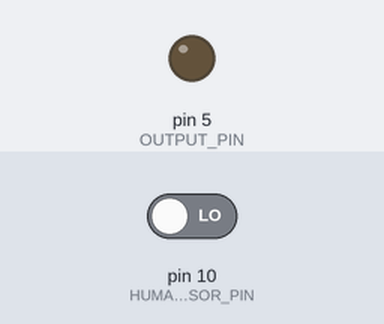
A sketch run on a simulated Arduino Uno, built with avr-gcc and run on an emulated ATmega328P. On the bench: output pins drawn as LEDs (lit = HIGH). The inputs (shaded band) are chosen by the test bench; at power-on: pin 10 (HUMAN_SENSOR_PIN) LOW. What the sketch prints to the serial monitor is not drawn.

Above: at 2.8 s.
2.9 s: pin 10 (HUMAN_SENSOR_PIN) driven HIGH
At 4.3 s:
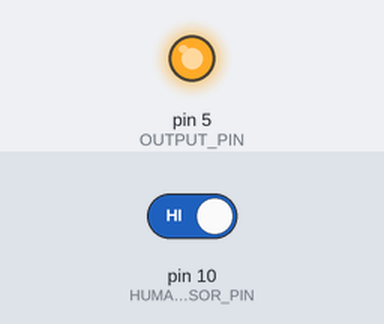
Timing chart, 0 to 5.9 s (numbered marks = the images above; inputs shaded):
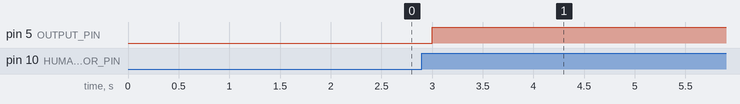

The sketch:

sketch_jul10a.ino
```cpp
// 引脚定义
#define HUMAN_SENSOR_PIN  10  // 人体传感器输入引脚改为GPIO10
#define OUTPUT_PIN        5   // 控制输出引脚GPIO5

// 计时变量
unsigned long leaveTime = 0;
bool isHumanDetected = false;
const unsigned long DELAY_SEC = 5000; // 离开延时5000ms=5秒

void setup() {
  Serial.begin(115200);
  pinMode(HUMAN_SENSOR_PIN, INPUT);
  pinMode(OUTPUT_PIN, OUTPUT);

  // 初始输出低电平
  digitalWrite(OUTPUT_PIN, LOW);
}

void loop() {
  int sensorVal = digitalRead(HUMAN_SENSOR_PIN);
  unsigned long now = millis();

  // 检测到有人
  if (sensorVal == HIGH) {
    isHumanDetected = true;
    leaveTime = now; // 刷新离开计时起点
    digitalWrite(OUTPUT_PIN, HIGH);
  }
  else { // 无人状态判断延时
    if (isHumanDetected) {
      // 已经离开超过5秒
      if (now - leaveTime >= DELAY_SEC) {
        digitalWrite(OUTPUT_PIN, LOW);
        isHumanDetected = false;
      }
    }
  }

  // 串口调试输出
  Serial.print("传感器值: ");
  Serial.print(sensorVal);
  Serial.print(" | 输出电平: ");
  Serial.println(digitalRead(OUTPUT_PIN));
  delay(1000);
}
```

Measured:
- after the input at 2.9 s, pin 5 (OUTPUT_PIN): LOW → HIGH after 0.10 s
